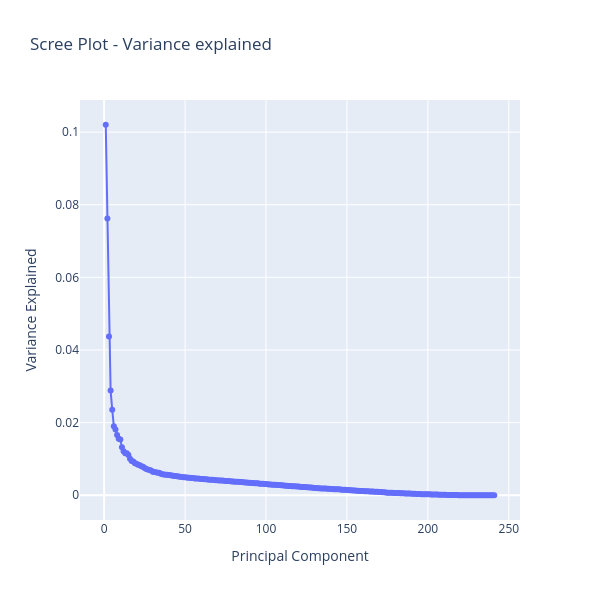

Source (notebook cell):
### Code cell
pca_all_df = pd.DataFrame({
    'Principal Component': np.arange(pca_all.n_components_) + 1,
    'Variance Explained': pca_all.explained_variance_ratio_
})

fig = px.line(
    pca_all_df,
    x='Principal Component',
    y='Variance Explained',
    title='Scree Plot - Variance explained',
    height=600,
    width=600,
    markers=True
)

fig.show()

### Figure 1 — Plotly figure (JSON) as saved in the notebook; plotly's stock layout.template omitted (floating-point values rounded to 4 significant figures; data arrays with more than 128 entries replaced by an {"elided": "..."} marker saying what was removed)
{"data": [{"hovertemplate": "Principal Component=%{x}<br>Variance Explained=%{y}<extra></extra>", "legendgroup": "", "line": {"color": "#636efa", "dash": "solid"}, "marker": {"symbol": "circle"}, "mode": "lines+markers", "name": "", "orientation": "v", "showlegend": false, "type": "scatter", "x": {"elided": "241 int values"}, "xaxis": "x", "y": {"elided": "241 float values"}, "yaxis": "y"}], "layout": {"height": 600, "legend": {"tracegroupgap": 0}, "title": {"text": "Scree Plot - Variance explained"}, "width": 600, "xaxis": {"anchor": "y", "domain": [0, 1], "title": {"text": "Principal Component"}}, "yaxis": {"anchor": "x", "domain": [0, 1], "title": {"text": "Variance Explained"}}}}
